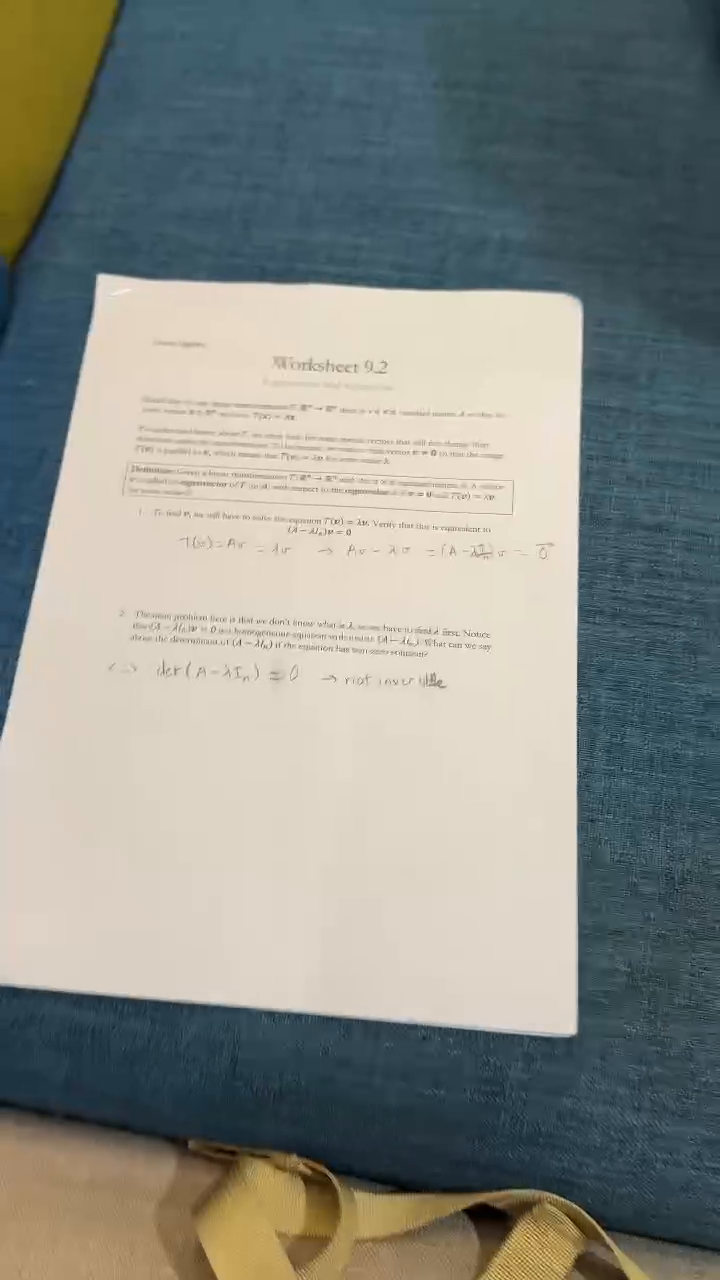
#> input picture frame 15 of input2.mp4, 720 x 1280 px
$ python test_vid.py
#> lines starting #> are read from the running program, lines starting #| are printed output that depends on the picture; after the words box and inside, x2 and y2 are one past the last pixel; in counts of white or black regions, pixels touching at a corner belong together
#> in test_tracking_only, frame is the input picture: shape (1280, 720, 3); mean B, G, R 133.2, 139.5, 135.9
### process_cv.py
import cv2
import numpy as np
import time

class ImageProcessor:
    def __init__(self):
        # Variables used for Auto-Scan (Motion tracking)
        self.prev_corners = None
        self.stable_counter = 0
        self.STABLE_THRESHOLD = 20  # Allowed pixel tolerance for slight hand shaking
        self.FRAMES_TO_LOCK = 3     # Number of consecutive stable frames to lock the capture

    # [11 lines left out: function order_points, not called in this run]

    def process_frame(self, frame, step='all'):
#> called with step = 'contours'
        start_time = time.time()
        results = {
            "status": "success",
            "message": "Processed successfully",
            "is_stable": False
        }
        orig = frame.copy()

        # STAGE 1: Edges
        gray = cv2.cvtColor(frame, cv2.COLOR_BGR2GRAY)
        kernel_eraser = cv2.getStructuringElement(cv2.MORPH_RECT, (15, 15))
        blank_paper = cv2.morphologyEx(gray, cv2.MORPH_CLOSE, kernel_eraser)
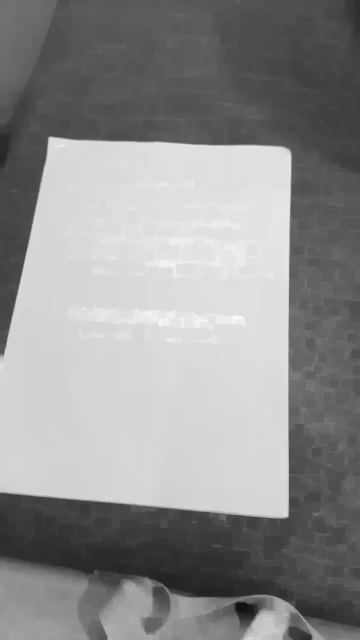
#> blank_paper: shape (1280, 720) (shown at 1/2 size); min 17, max 255, mean 142.7
        blurred = cv2.GaussianBlur(blank_paper, (5, 5), 0)
        edged = cv2.Canny(blurred, 20, 60)
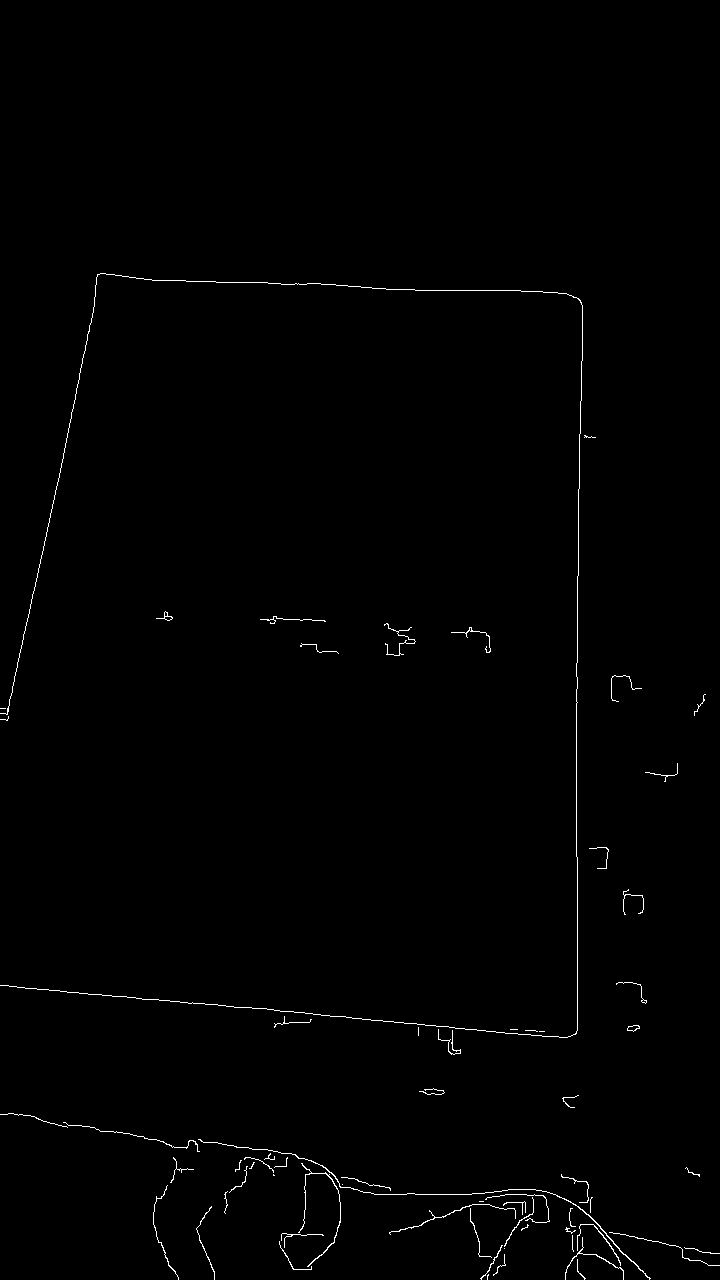
#> edged: shape (1280, 720); 0.67% white in thin lines or dots, all inside (x1, y1, x2, y2) = (0, 273, 720, 1280)
        kernel_bridge = cv2.getStructuringElement(cv2.MORPH_RECT, (11, 11))
        edged = cv2.morphologyEx(edged, cv2.MORPH_CLOSE, kernel_bridge)
#> edged: shape (1280, 720); 1.3% white; 19 white regions, largest, box (x1, y1, x2, y2) and area: (0, 1113, 720, 1280) 7311, (0, 273, 596, 1055) 3076, (384, 623, 416, 656) 318
        edged = cv2.dilate(edged, kernel_bridge, iterations=1)
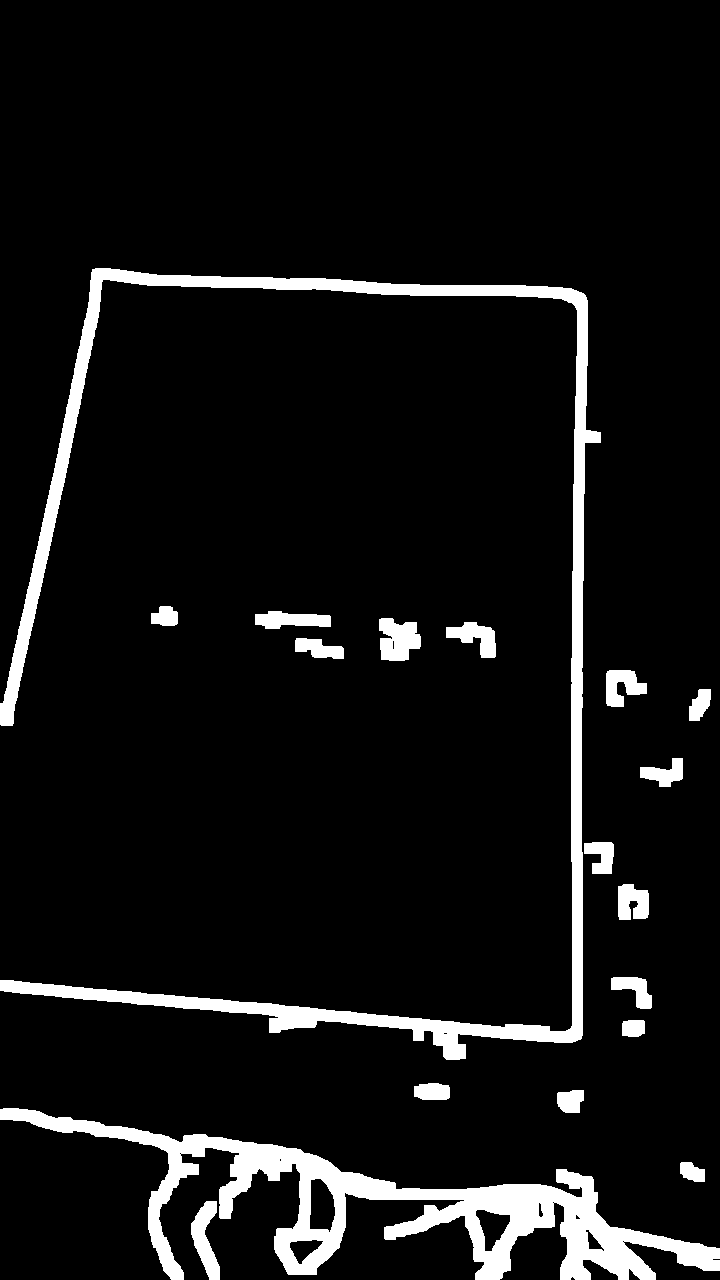
#> edged: shape (1280, 720); 7.4% white; 18 white regions

        if step == 'edges':
            process_time_ms = (time.time() - start_time) * 1000
            return cv2.cvtColor(edged, cv2.COLOR_GRAY2BGR), results, process_time_ms

        # STAGE 2: Contours
        contours, _ = cv2.findContours(edged.copy(), cv2.RETR_EXTERNAL, cv2.CHAIN_APPROX_SIMPLE)
#> contours = 18 contours; largest, box (x1, y1, x2, y2) and area: (0, 1108, 720, 1280) 28695, (0, 268, 601, 1060) 25995, (379, 618, 421, 661) 1284, (191, 1201, 220, 1280) 1114, (255, 611, 331, 629) 892
        contours = sorted(contours, key=cv2.contourArea, reverse=True)[:5]
#> contours = 5 contours; box (x1, y1, x2, y2) and area: (0, 1108, 720, 1280) 28695, (0, 268, 601, 1060) 25995, (379, 618, 421, 661) 1284, (191, 1201, 220, 1280) 1114, (255, 611, 331, 629) 892
        image_area = orig.shape[0] * orig.shape[1]
        doc_cnt = None

        for c in contours:
            if cv2.contourArea(c) < 0.05 * image_area:
                continue
            hull = cv2.convexHull(c)
            peri = cv2.arcLength(hull, True)
            for eps in [0.02, 0.03, 0.04, 0.05, 0.06]:
                approx = cv2.approxPolyDP(hull, eps * peri, True)
                if len(approx) == 4 and cv2.isContourConvex(approx):
                    doc_cnt = approx
                    break
            if doc_cnt is not None:
                break
#> this loop made 5 passes

        box_color = (0, 0, 255)
        if doc_cnt is not None:
            current_corners = self.order_points(doc_cnt.reshape(4, 2))
            if self.prev_corners is not None:
                dist = np.max(np.linalg.norm(current_corners - self.prev_corners, axis=1))
                if dist < self.STABLE_THRESHOLD:
                    self.stable_counter += 1
                else:
                    self.stable_counter = 0
            else:
                self.stable_counter = 0
            self.prev_corners = current_corners
            if self.stable_counter >= self.FRAMES_TO_LOCK:
                results["is_stable"] = True
                box_color = (0, 255, 0)
        else:
            self.stable_counter = 0
            self.prev_corners = None

        if doc_cnt is None:
            results["status"] = "failed"
            results["message"] = "No document found in the frame."
            process_time_ms = (time.time() - start_time) * 1000
            return orig, results, process_time_ms

        if step == 'contours':
            cv2.drawContours(orig, [c], -1, (0, 255, 255), 2)
            cv2.drawContours(orig, [doc_cnt], -1, box_color, 3)
            for point in doc_cnt:
                cv2.circle(orig, tuple(point[0]), 8, box_color, -1)
            process_time_ms = (time.time() - start_time) * 1000
            return orig, results, process_time_ms

        # STAGE 3: Warp
        pts = doc_cnt.reshape(4, 2)
        rect = self.order_points(pts)
        (tl, tr, br, bl) = rect
        widthA = np.sqrt(((br[0] - bl[0]) ** 2) + ((br[1] - bl[1]) ** 2))
        widthB = np.sqrt(((tr[0] - tl[0]) ** 2) + ((tr[1] - tl[1]) ** 2))
        maxWidth = max(int(widthA), int(widthB))
        heightA = np.sqrt(((tr[0] - br[0]) ** 2) + ((tr[1] - br[1]) ** 2))
        heightB = np.sqrt(((tl[0] - bl[0]) ** 2) + ((tl[1] - bl[1]) ** 2))
        maxHeight = max(int(heightA), int(heightB))
        dst = np.array([[0, 0], [maxWidth - 1, 0], [maxWidth - 1, maxHeight - 1], [0, maxHeight - 1]], dtype="float32")
        M = cv2.getPerspectiveTransform(rect, dst)
        results["homography_matrix"] = M.tolist()
        warped = cv2.warpPerspective(orig, M, (maxWidth, maxHeight))

        if step == 'warp':
            process_time_ms = (time.time() - start_time) * 1000
            return warped, results, process_time_ms

        # STAGE 4: All (Sharpening)
        scanned_bgr = cv2.convertScaleAbs(warped, alpha=1.2, beta=25)
        sharpen_kernel = np.array([[0, -1, 0], [-1, 5, -1], [0, -1, 0]])
        scanned_bgr = cv2.filter2D(scanned_bgr, -1, sharpen_kernel)

        process_time_ms = (time.time() - start_time) * 1000
        return scanned_bgr, results, process_time_ms

    # [104 lines left out: function process_all_stages, not called in this run]

### test_vid.py
import cv2
import time
from process_cv import ImageProcessor

def test_tracking_only(video_path):
    processor = ImageProcessor()
    cap = cv2.VideoCapture(r'C:\ComputerVision-main\input2.mp4')

    if not cap.isOpened():
        print(f"❌ Lỗi: Không thể mở video: {video_path}")
        return

    print("🎬 Đang chạy chế độ: CHỈ HIỂN THỊ VIỀN TRACKING (CONTOURS)")

    while True:
        ret, frame = cap.read()
        if not ret:
            break

        start_time = time.time()

        # ĐIỂM MẤU CHỐT: Chỉ gọi bước 'contours'
        # Thuật toán sẽ tính toán xong và chỉ vẽ cái khung lên ảnh gốc rồi trả về ngay
        tracked_frame, results, _ = processor.process_frame(frame, step='contours')
#> results = {'status': 'failed', 'message': 'No document found in the frame.', 'is_stable': False}

        process_time_ms = (time.time() - start_time) * 1000
        fps = 1000.0 / process_time_ms if process_time_ms > 0 else 0

        # Vẽ bảng thông số siêu gọn nhẹ lên góc trái
        cv2.rectangle(tracked_frame, (5, 5), (250, 90), (0, 0, 0), -1)
        font = cv2.FONT_HERSHEY_SIMPLEX
        cv2.putText(tracked_frame, f"FPS: {fps:.1f}", (15, 35), font, 0.7, (0, 255, 0) if fps > 15 else (0, 0, 255), 2)

        stable = results.get("is_stable", False)
#> stable = False
        cv2.putText(tracked_frame, f"Lock: {'ON' if stable else 'OFF'}", (15, 70), font, 0.7, (0, 255, 0) if stable else (0, 0, 255), 2)
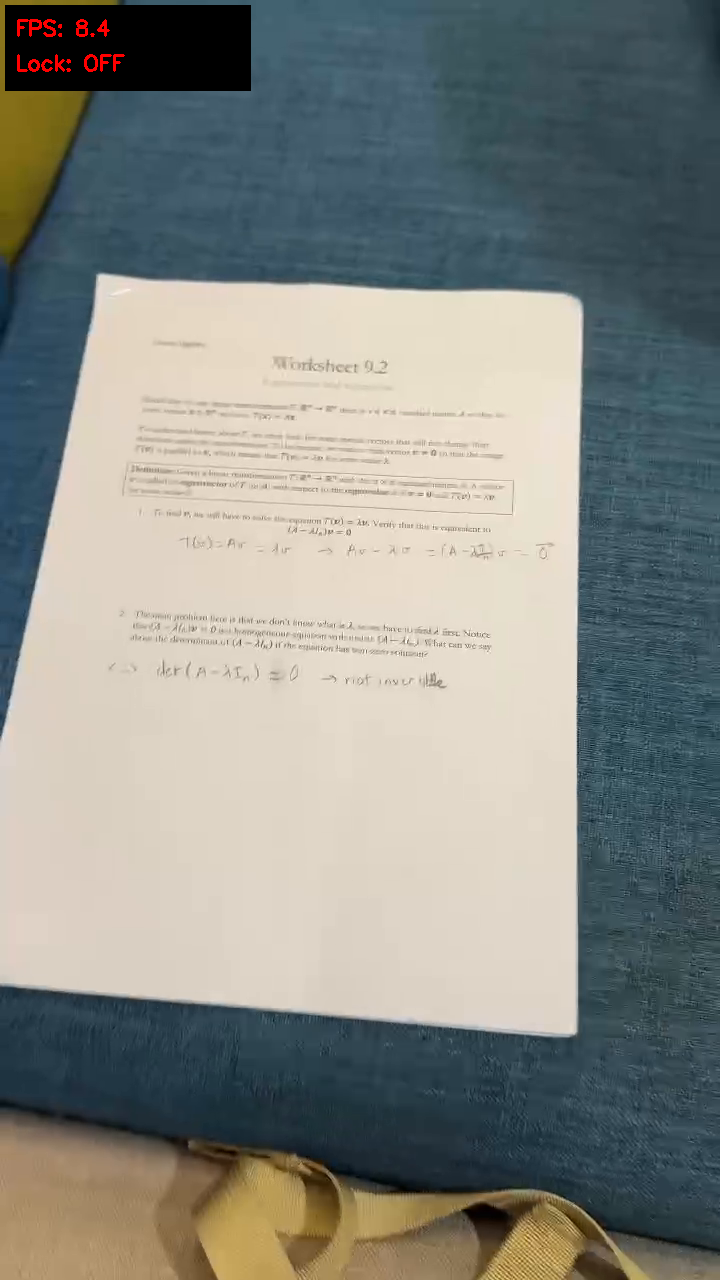
#> tracked_frame: shape (1280, 720, 3); mean B, G, R 131.5, 137.2, 134.3

        # Scale lại màn hình cho vừa mắt (chiều cao 720px)
        height, width = tracked_frame.shape[:2]
        if height > 720:
            ratio = 720 / float(height)
            tracked_frame = cv2.resize(tracked_frame, (int(width * ratio), 720))
#> tracked_frame: shape (720, 405, 3)

        # Chỉ Show ĐÚNG 1 CỬA SỔ
        cv2.imshow("Document Tracking Live", tracked_frame)

        # Nhấn 'q' để thoát
        if cv2.waitKey(1) & 0xFF == ord('q'):
#> (key q is pressed here)
            break

    cap.release()
    cv2.destroyAllWindows()

if __name__ == "__main__":
    # Đổi tên file video của bạn vào đây
    VIDEO_FILE = "video_test_cua_ban.mp4"
    test_tracking_only(VIDEO_FILE)

$ run again, starting later in the video
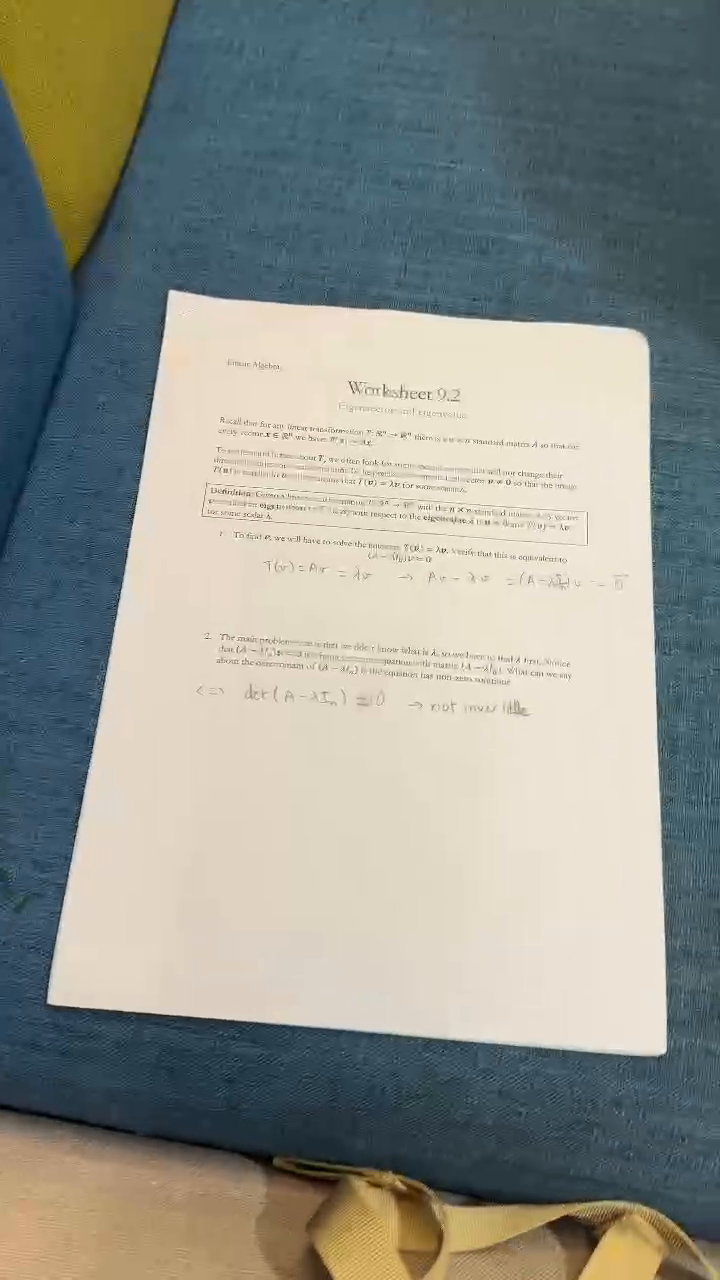
#> input picture frame 69 of input2.mp4, 720 x 1280 px
#> in test_tracking_only, frame is the input picture: shape (1280, 720, 3); mean B, G, R 138.8, 146.5, 143.2
#> in process_frame, `edged = cv2.dilate(edged, kernel_bridge, iterations=1)`:
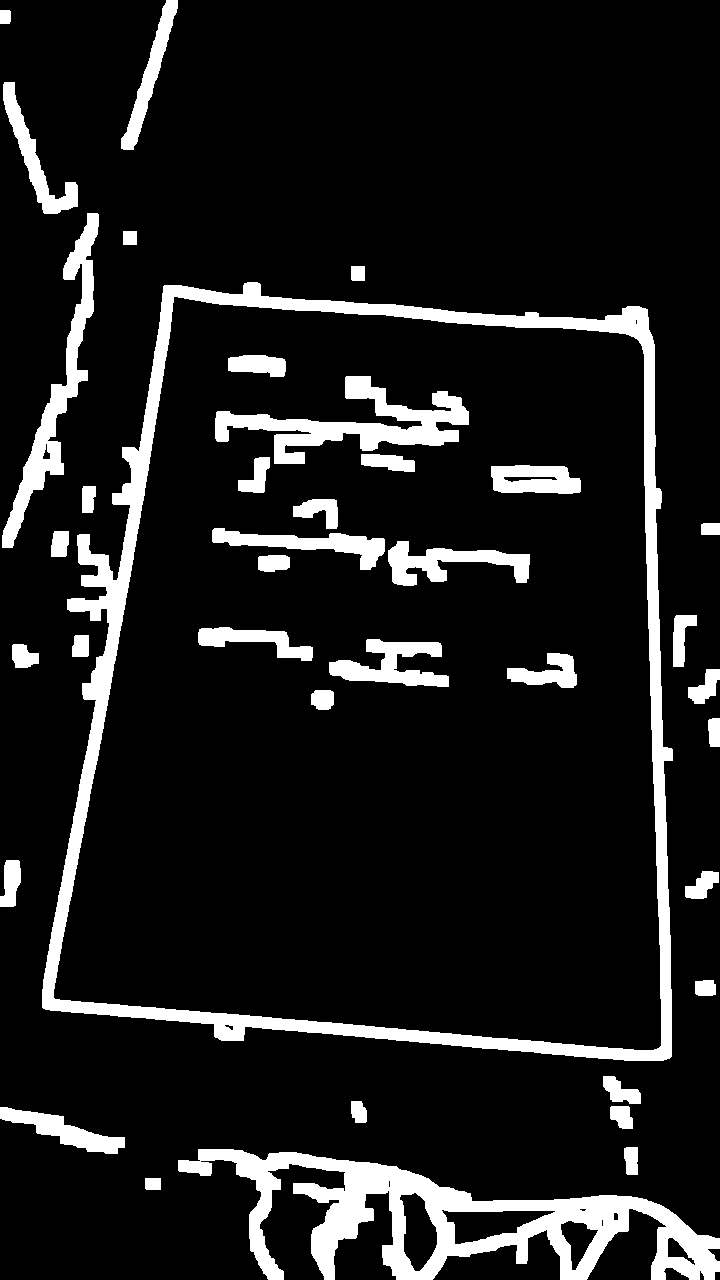
#> edged: shape (1280, 720); 11.3% white; 38 white regions
#> in process_frame, `contours, _ = cv2.findContours(edged.copy(), cv2.RETR_EXTERNAL, cv2.CH..`: contours = 25 contours; largest, box (x1, y1, x2, y2) and area: (42, 282, 673, 1061) 413792, (178, 1149, 720, 1280) 27852, (2, 213, 99, 548) 5744, (3, 82, 78, 214) 2230, (0, 1107, 125, 1154) 2016
#> in process_frame, `contours = sorted(contours, key=cv2.contourArea, reverse=True)[:5]`: contours = 5 contours; box (x1, y1, x2, y2) and area: (42, 282, 673, 1061) 413792, (178, 1149, 720, 1280) 27852, (2, 213, 99, 548) 5744, (3, 82, 78, 214) 2230, (0, 1107, 125, 1154) 2016
#> the loop in process_frame, `for c in contours:` made 1 pass
#> peri on pass 1: 2604.9
#> results = {'status': 'success', 'message': 'Processed successfully', 'is_stable': False}
#> font = 0
#> stable = False
#> in test_tracking_only, `cv2.putText(tracked_frame, f"Lock: {'ON' if stable else 'OFF'}", (15, ..`:
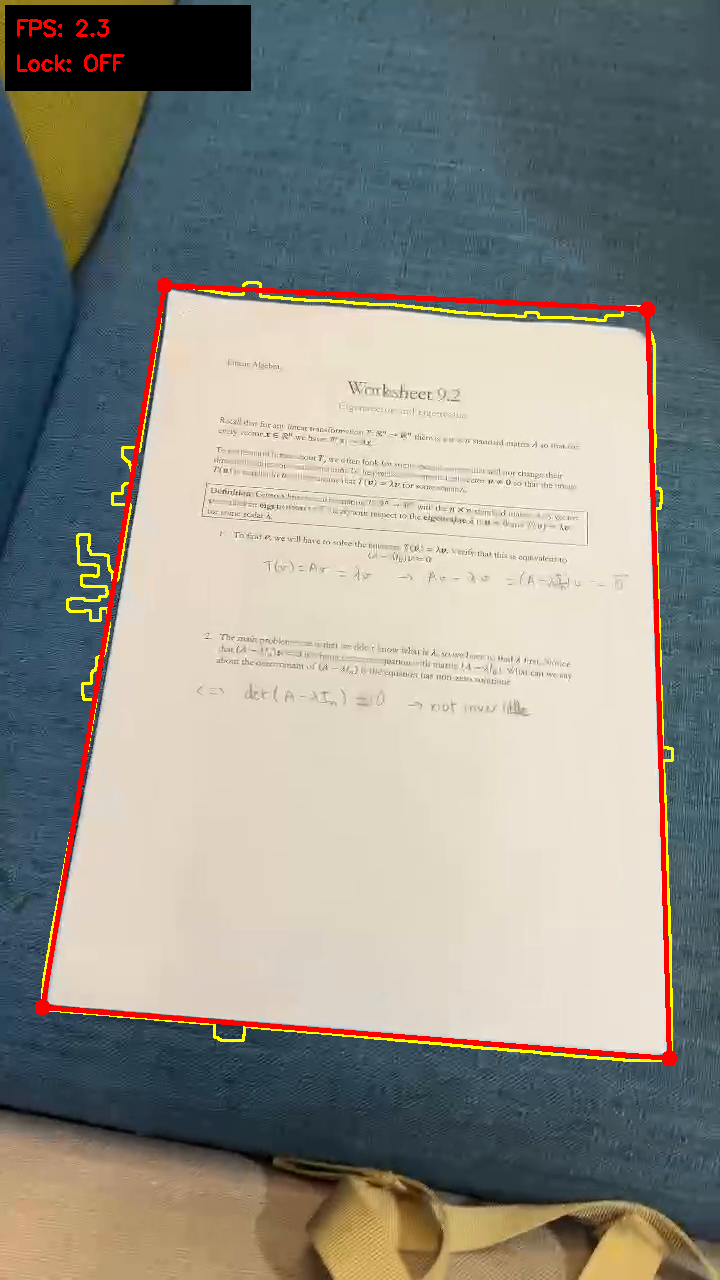
#> tracked_frame: shape (1280, 720, 3); mean B, G, R 135.2, 143.7, 144.9
